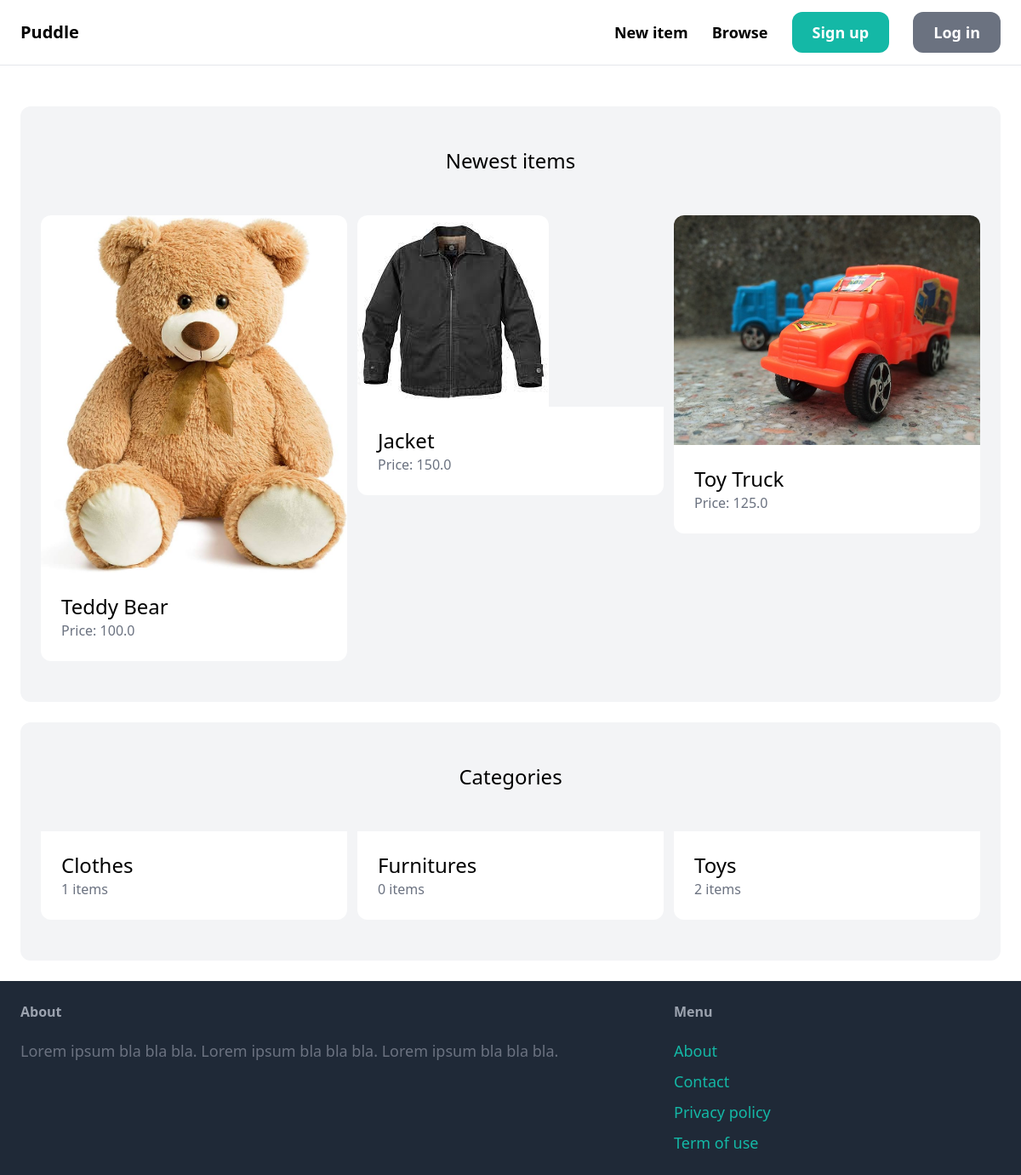
The app's page /, older data.
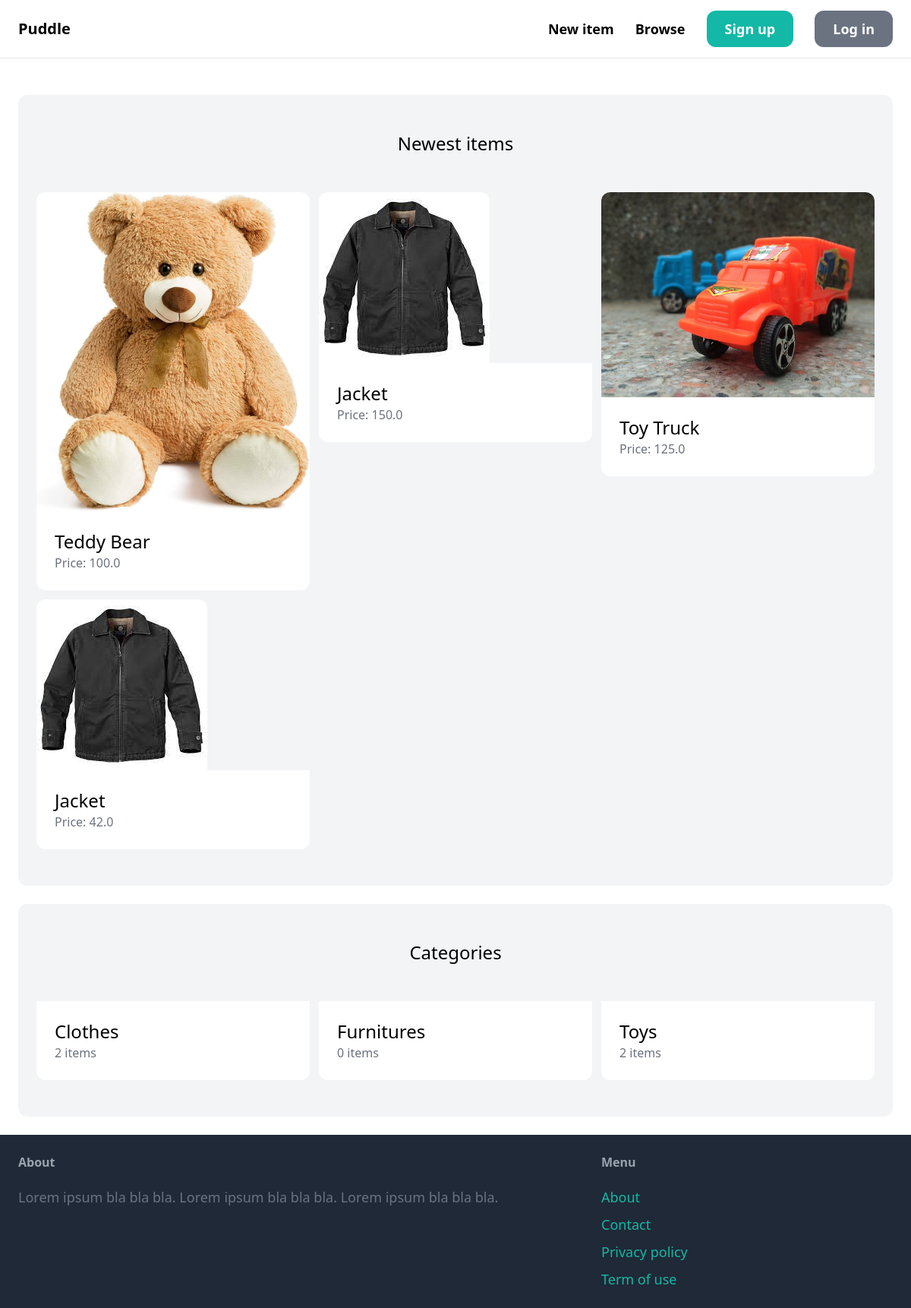
The same page, newer data.
### item/models.py (models this page shows, shortened)
class Item(models.Model):
    category = models.ForeignKey(Category, related_name='items', on_delete=models.CASCADE)
    name = models.CharField(max_length=255)
    description = models.TextField(blank=True, null=True)
    price = models.FloatField()
    image = models.ImageField(upload_to='item_images', blank=True, null=True)
    is_sold = models.BooleanField(default=False)
    created_by = models.ForeignKey(User, related_name='items', on_delete=models.CASCADE)
    created_at = models.DateTimeField(auto_now_add=True)

class Category(models.Model):
    name = models.CharField(max_length=255)
    class Meta:
        ordering = ('name',)
        verbose_name_plural = 'Categories'

### core/views.py (the view)
# urls.py: path('', views.index, name='index'),
def index(request):
    items = Item.objects.filter(is_sold=False)[0:6]
    categories = Category.objects.all()
    return render(request, 'core/index.html', {
        'categories': categories,
        'items': items,
    })

### core/templates/core/index.html (shortened to what this page needs)
{% extends 'core/base.html' %}
{% block content %}
    <div class="mt-6 px-6 py-12 bg-gray-100 rounded-xl">
        <h2 class="mb-12 text-2xl text-center">Newest items</h2>
        <div class="grid grid-cols-3 gap-3">
            {% for item in items %}
                <div>
                    <a href="{% url 'item:detail' item.id %}">
                        <div>
                            <img src="{{ item.image.url }}" class="rounded-t-xl">
                        </div>
                        <div class="p-6 bg-white rounded-b-xl">
                            <h2 class="text-2xl">{{ item.name }}</h2>
                            <p class="text-gray-500">Price: {{ item.price }}</p>
                        </div>
                    </a>
                </div>
            {% endfor %}
        </div>
    </div>
    <div class="mt-6 px-6 py-12 bg-gray-100 rounded-xl">
        <h2 class="mb-12 text-2xl text-center">Categories</h2>
        <div class="grid grid-cols-3 gap-3">
            {% for category in categories %}
                <div>
                    <a href="#">
                        <div class="p-6 bg-white rounded-b-xl">
                            <h2 class="text-2xl">{{ category.name }}</h2>
                            <p class="text-gray-500">{{ category.items.count }} items</p>
                        </div>
                    </a>
                </div>
            {% endfor %}
        </div>
    </div>
{% endblock %}

### core/templates/core/base.html (shortened to what this page needs)
<!doctype html>
<html>
    <head>
        <script src="https://cdn.tailwindcss.com"></script>
    </head>
    <body>
        <nav class="py-6 px-6 flex justify-between items-center border-b border-gray-200">
            <a href="/" class="text-xl font-semibold">Puddle</a>
            <div class="space-x-6">
                <a href="{% url 'item:new' %}" class="text-lg font-semibold hover:text-gray-500">New item</a>
                <a href="{% url 'item:items' %}" class="text-lg font-semibold hover:text-gray-500">Browse</a>
                {% if request.user.is_authenticated %}
                    <a href="{% url 'conversation:inbox' %}" class="px-6 py-3 text-lg font-semibold bg-teal-500 text-white rounded-xl hover:bg-teal-700">Inbox</a>
                    <a href="{% url 'dashboard:index' %}" class="px-6 py-3 text-lg font-semibold bg-gray-500 text-white rounded-xl hover:bg-gray-700">Dashboard</a>
                {% else %}
                    <a href="{% url 'core:signup' %}" class="px-6 py-3 text-lg font-semibold bg-teal-500 text-white rounded-xl hover:bg-teal-700">Sign up</a>
                    <a href="{% url 'core:login' %}" class="px-6 py-3 text-lg font-semibold bg-gray-500 text-white rounded-xl hover:bg-gray-700">Log in</a>
                {% endif %}
            </div>
        </nav>
        <div class="px-6 py-6">
            {% block content %}
            {% endblock %}
        </div>
        <footer class="py-6 px-6 flex justify-between bg-gray-800">
            <div class="w-2/3 pr-10">
                <h3 class="mb-5 font-semibold text-gray-400">About</h3>
                <p class="text-lg text-gray-500">Lorem ipsum bla bla bla. Lorem ipsum bla bla bla. Lorem ipsum bla bla bla.</p>
            </div>
            <div class="w-1/3">
                <h3 class="mb-5 font-semibold text-gray-400">Menu</h3>
                <ul class="space-y-2">
                    <li><a href="#" class="text-lg text-teal-500 hover:text-teal-700">About</a></li>
                    <li><a href="{% url 'core:contact' %}" class="text-lg text-teal-500 hover:text-teal-700">Contact</a></li>
                    <li><a href="#" class="text-lg text-teal-500 hover:text-teal-700">Privacy policy</a></li>
                    <li><a href="#" class="text-lg text-teal-500 hover:text-teal-700">Term of use</a></li>
                </ul>
            </div>
        </footer>
    </body>
</html>

Row changes from the older to the newer data that the page shows:
added Item: image (picture), name "Jacket", price "42.0"
computed for Category "Clothes": items.count "1" → "2"
